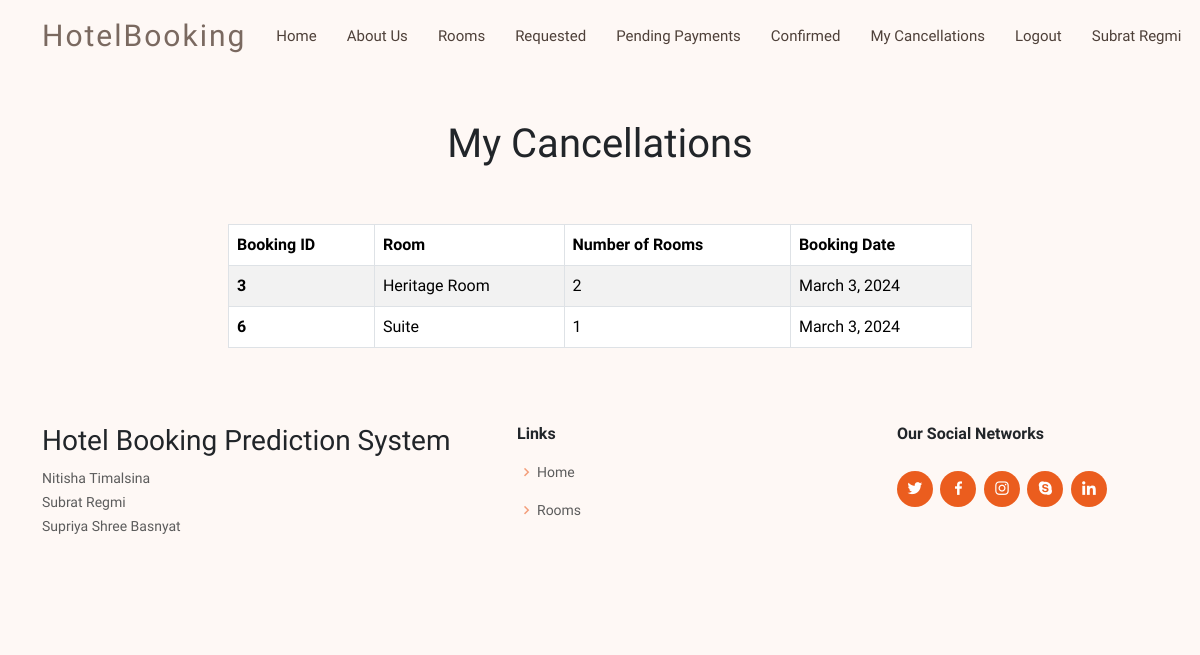
Before: /my_cancellations/ (signed in) with the older database file.
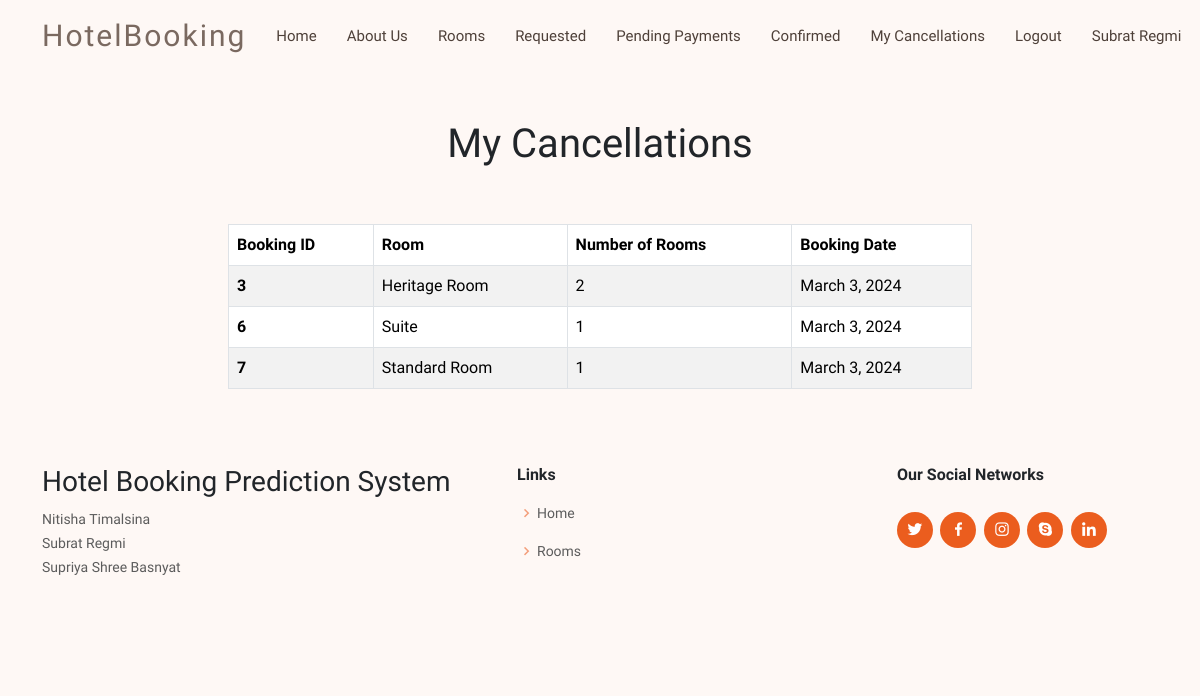
After: the same page with the newer database file.
### shared/models.py (models this page shows, shortened)
class Booking(models.Model):
    MealPlan = (
        ('Not Selected', 'None'),
        ('Meal Plan 1', 'Breakfast'),
        ('Meal Plan 2', 'Dinner and Breakfast'),
        ('Meal Plan 3', 'Dinner, Breakfast, and Lunch'),
    )
    CheckedInStatus = (
        ('True','Checked In'),
        ('False','Not Checked In'),
    )
    room = models.ForeignKey(Room, on_delete=models.CASCADE)
    customer = models.ForeignKey(CustomUser, on_delete=models.CASCADE)
    prediction = models.OneToOneField(Prediction, on_delete=models.CASCADE, null = True)
    no_of_rooms = models.PositiveIntegerField(default=1)
    no_of_adults = models.PositiveIntegerField(default = 1)
    no_of_children = models.IntegerField(default = 0)
    checkin_date = models.DateField(default = datetime.now().date())
    checkin_month = models.IntegerField(null = True)
    checkin_day = models.IntegerField(null = True)
    checkout_date = models.DateField(default = datetime.now().date() + timedelta(days=1))
    booking_date = models.DateField(default = datetime.now().date())
    no_of_days = models.IntegerField(blank = True, null = True)
    weeknights = models.IntegerField(null = True)
    weekend_nights = models.IntegerField(null = True)
    lead_time = models.IntegerField(blank = True, null = True)
    meal_plan = models.CharField(max_length=255, choices = MealPlan, default = 'None')
    car_parking = models.BooleanField(default = False)
    city_tour_guide = models.BooleanField(default = False, null = True)
    room_amenities = models.BooleanField(default = False, null = True)
    jacuzzi = models.BooleanField(default = False, null = True)
    airport_pickup = models.BooleanField(default = False, null = True)
    wheelchair = models.BooleanField(default = False, null = True)
    no_of_special_requests = models.IntegerField(null = True)
    dynamic_price = models.DecimalField(max_digits = 10, decimal_places = 2, null = True)
    status = models.BooleanField(null = True)
    advance = models.DecimalField(max_digits = 10, decimal_places = 2, null = True)
    processed = models.BooleanField(default = False)
    paid = models.BooleanField(default = False)
    checked_in_status = models.BooleanField(default = None, null = True)
    stripe_checkout_id = models.CharField(max_length = 500, null = True)

class Room(models.Model):
    name = models.CharField(max_length=50)
    price = models.DecimalField(max_digits=5, default = 0, decimal_places=2)
    description = models.CharField(max_length=250, blank = True, null = True)
    image = models.ImageField(upload_to = 'uploads/rooms', null=True)
    max_capacity = models.PositiveIntegerField(null = True)

### customer/views.py (the view)
# urls.py: path('my_cancellations/', views.my_cancellations, name = 'my_cancellations'),
@customer_required
def my_cancellations(request):
    customer = request.user
    cancellations = Booking.objects.filter(customer = customer, status = False)
    return render(request, 'customer/my_cancellations.html', {'cancellations':cancellations})

### customer/templates/customer/my_cancellations.html
{% extends "customer/base.html" %}
{% block content %}
<br/><br/>
<div class = 'container'>
<div class = 'col-md-8 offset-md-2'>
    <h1 class = 'text-center'>My Cancellations</h1>
    <br/><br/>
    {% if cancellations %}
    <table class="table table-striped table-bordered">
    <thead>
      <tr>
        <th scope="col">Booking ID</th>
        <th scope="col">Room</th>
        <th scope="col">Number of Rooms</th>
        <th scope="col">Booking Date</th>
      </tr>
    </thead>
    <tbody>
        {% for cancellation in  cancellations  %}
      <tr>
        <th scope="row">{{cancellation.id}}</th>
        <td>{{cancellation.room.name}}</td>
        <td>{{cancellation.no_of_rooms}}</td>
        <td>{{cancellation.booking_date}}</td>
      </tr>
      {% endfor %}
    </tbody>
  </table>
  {% else %}
  <h3 class = 'col-md-6 offset-md-3'>No Cancellations Found</h3>
  {% endif %}
</div>
</div>
{% endblock content %}

Changed rows visible on the page:
now on this page (row edited): Booking: id "7", room.name "Standard Room", no_of_rooms "1", booking_date "March 3, 2024"
